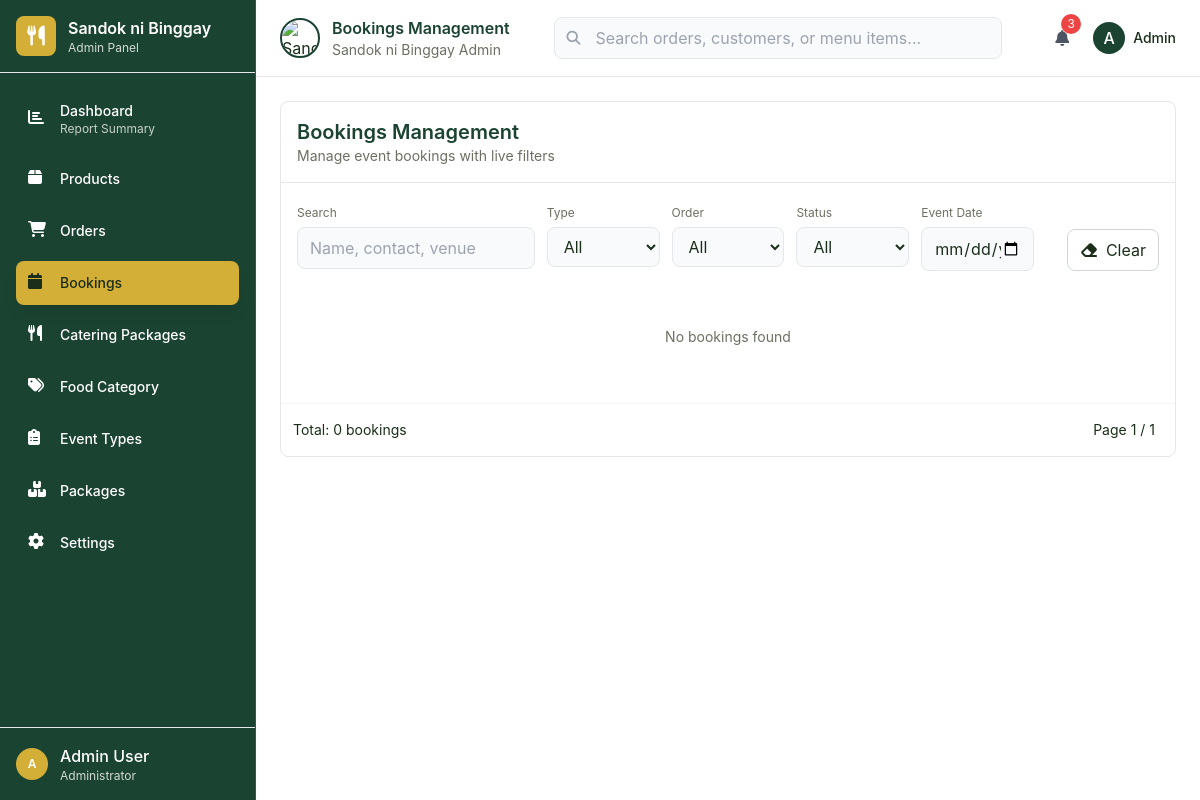
The app's page /admin/admin.php?section=bookings, older data.
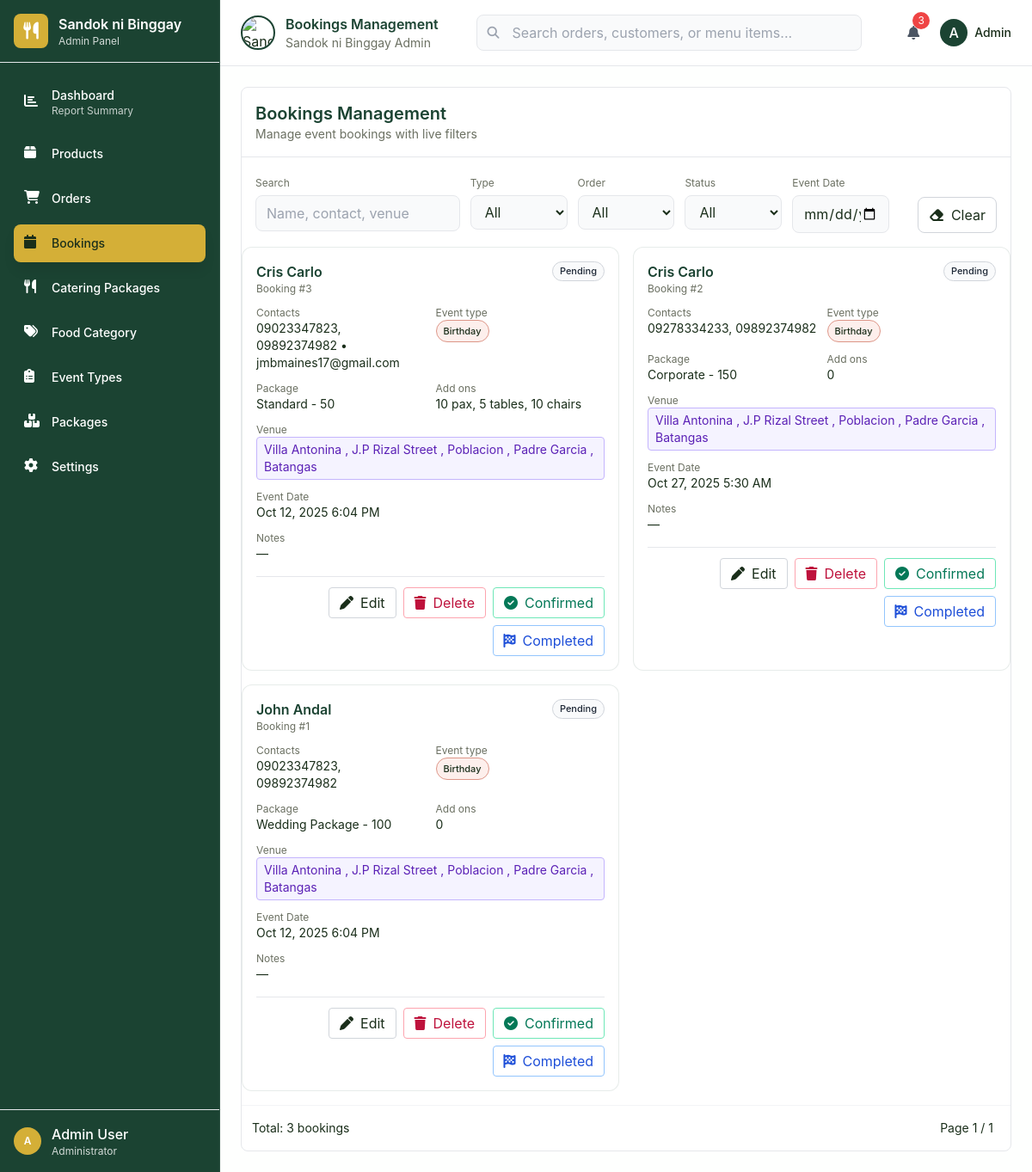
The same page, newer data.
### tables this page shows
CREATE TABLE `eventbookings` (
  `eb_id` int(11) NOT NULL,
  `user_id` int(11) NOT NULL,
  `event_type_id` int(11) NOT NULL,
  `package_id` int(11) NOT NULL,
  `eb_name` varchar(255) NOT NULL,
  `eb_email` varchar(255) NOT NULL,
  `eb_contact` varchar(255) NOT NULL,
  `eb_venue` varchar(255) NOT NULL,
  `eb_date` timestamp NOT NULL DEFAULT current_timestamp() ON UPDATE current_timestamp(),
  `eb_order` varchar(100) NOT NULL,
  `eb_status` varchar(100) NOT NULL,
  `eb_addon_pax` varchar(255) DEFAULT NULL,
  `eb_notes` text DEFAULT NULL,
  `created_at` timestamp NOT NULL DEFAULT current_timestamp()
);

CREATE TABLE `event_types` (
  `event_type_id` int(11) NOT NULL,
  `name` varchar(100) NOT NULL,
  `min_package_pax` enum('50','100','150','200') DEFAULT NULL,
  `max_package_pax` enum('50','100','150','200') DEFAULT NULL,
  `notes` text DEFAULT NULL,
  `created_at` timestamp NOT NULL DEFAULT current_timestamp(),
  `updated_at` timestamp NOT NULL DEFAULT current_timestamp() ON UPDATE current_timestamp()
);

CREATE TABLE `packages` (
  `package_id` int(11) NOT NULL,
  `name` varchar(100) NOT NULL,
  `pax` enum('50','100','150','200') NOT NULL,
  `base_price` decimal(10,2) DEFAULT NULL,
  `is_active` tinyint(1) DEFAULT 1,
  `notes` text DEFAULT NULL,
  `package_image` varchar(255) DEFAULT NULL,
  `created_at` timestamp NOT NULL DEFAULT current_timestamp(),
  `updated_at` timestamp NOT NULL DEFAULT current_timestamp() ON UPDATE current_timestamp()
);

### admin/admin.php (the view, shortened to what the rows shown need)
<!DOCTYPE html>
<html lang="en">
<head>
    <?php
        $db = new database();
    $section = $_GET['section'] ?? '';
    $section = is_string($section) ? strtolower($section) : '';
        function booking_chip_base_classes() {
            return 'inline-flex items-center px-2 py-0.5 rounded-full border text-[11px] font-medium';
        }
        function booking_type_chip_style($value) {
            $n = strtolower(trim((string)$value));
            $seed = (int)(crc32($n) & 0xffff);
            $h = ($seed * 137) % 360;
            $bg = "hsla($h, 85%, 96%, 1)";
            $bd = "hsla($h, 55%, 70%, 1)";
            return "background-color: $bg; border-color: $bd;";
        }
        function booking_status_chip_classes($value) {
            $n = strtolower(trim((string)$value));
            return 'bg-gray-50 border-gray-300 text-gray-800';
        }
    ?>
    <script src="https://cdn.tailwindcss.com"></script>
    <link href="https://cdnjs.cloudflare.com/ajax/libs/font-awesome/6.4.0/css/all.min.css" rel="stylesheet">
</head>
<body class="h-screen overflow-hidden">
    <div class="flex h-full">
        <div class="flex-1 flex flex-col">
            <header class="bg-white border-b border-gray-200 px-6 py-4">
                <div class="flex items-center justify-between">
                    <div class="flex items-center gap-4">
                        <div class="flex items-center gap-3">
                            <div>
                                <h2 id="page-title" class="text-primary font-semibold"><?php
                                    $titleMap = [
                                        'dashboard' => 'Dashboard',
                                        'products' => 'Products Management',
                                        'orders' => 'Orders Management',
                                        'bookings' => 'Bookings Management',
                                        'catering' => 'Catering Packages',
                                        'categories' => 'Food Categories',
                                        'eventtypes' => 'Event Types',
                                        'packages' => 'Packages',
                                        'settings' => 'Settings'
                                    ];
                                    echo $titleMap[$section] ?? 'Dashboard';
                                ?></h2>
                            </div>
                        </div>
                    </div>
                </div>
            </header>
            <main class="flex-1 overflow-y-auto">
                <?php
                $bkPage = max(1, (int)($_GET['bk_page'] ?? 1));
                $bkLimit = 10; $bkOffset = ($bkPage - 1) * $bkLimit; $bkTotal = 0; $bookings = [];
                if ($section === 'bookings') {
                    try {
                        $pdo = $db->opencon();
                        $w = []; $p = [];
                        $where = $w ? ('WHERE ' . implode(' AND ', $w)) : '';
            $sql = "SELECT eb.*, u.user_fn, u.user_ln, u.user_email, u.user_phone, et.name AS eb_type, pk.pax AS eb_package_pax, pk.name AS package_name,
                                (SELECT pay_date FROM payments py WHERE py.user_id=eb.user_id AND py.order_id IS NULL AND py.cp_id IS NULL ORDER BY pay_date DESC, pay_id DESC LIMIT 1) AS last_pay_date,
                                (SELECT pay_method FROM payments py WHERE py.user_id=eb.user_id AND py.order_id IS NULL AND py.cp_id IS NULL ORDER BY pay_date DESC, pay_id DESC LIMIT 1) AS last_pay_method,
                                (SELECT pay_amount FROM payments py WHERE py.user_id=eb.user_id AND py.order_id IS NULL AND py.cp_id IS NULL ORDER BY pay_date DESC, pay_id DESC LIMIT 1) AS last_pay_amount
                                FROM eventbookings eb
                                LEFT JOIN users u ON u.user_id=eb.user_id
                                LEFT JOIN event_types et ON et.event_type_id = eb.event_type_id
                                LEFT JOIN packages pk ON pk.package_id = eb.package_id
                                $where
                                ORDER BY eb.created_at DESC LIMIT $bkLimit OFFSET $bkOffset";
                        $stmt = $pdo->prepare($sql); $stmt->execute($p); $bookings = $stmt->fetchAll(PDO::FETCH_ASSOC);
                    } catch (Throwable $e) { $bookings = []; $bkTotal = 0; }
                }
                ?>
                <div id="bookings-content" class="section-content <?php echo ($section === 'bookings') ? '' : 'hidden '; ?>p-6">
                    <div class="bg-white border rounded-lg">
                        <div class="p-4 border-b">
                            <h2 class="text-xl font-semibold text-primary">Bookings Management</h2>
                        </div>
                        <div id="bookings-list">
                            <div id="bookings-cards" class="grid grid-cols-1 md:grid-cols-2 xl:grid-cols-3 gap-4">
                                <?php if ($bookings): foreach ($bookings as $b): ?>
                                    <?php
                                        $custName = trim((string)($b['eb_name'] ?? ''));
                                        $email = trim((string)($b['eb_email'] ?? ($b['user_email'] ?? '')));
                                        $phone = trim((string)($b['eb_contact'] ?? ($b['user_phone'] ?? '')));
                                        $pkgLabel = '—';
                                        $paxVal = trim((string)($b['eb_package_pax'] ?? ''));
                                        $pkgName = trim((string)($b['package_name'] ?? ''));
                                        if ($pkgName !== '') {
                                            $pkgLabel = $pkgName . ($paxVal!=='' ? (' - ' . $paxVal) : '');
                                        } elseif ($paxVal !== '') {
                                            $pkgLabel = $paxVal;
                                        }
                                        $addons = trim((string)($b['eb_addon_pax'] ?? ''));
                                        $venue = trim((string)($b['eb_venue'] ?? ''));
                                        $evtDate = $b['eb_date'] ? date('M d, Y g:i A', strtotime($b['eb_date'])) : '';
                                        $notes = trim((string)($b['eb_notes'] ?? ''));
                                        $status = trim((string)($b['eb_status'] ?? 'Pending'));
                                        $id = (int)$b['eb_id'];
                                    ?>
                                    <div class="card border rounded-xl p-4 hover:shadow-lg transition group">
                                        <div class="flex items-start justify-between gap-3">
                                            <div>
                                                <div class="text-base font-semibold text-primary"><?= htmlspecialchars($custName) ?></div>
                                                <div class="text-xs text-muted-foreground">Booking #<?= $id ?></div>
                                            </div>
                                            <span class="<?= booking_chip_base_classes().' '.booking_status_chip_classes($status); ?>" data-bk-status><?= htmlspecialchars($status) ?></span>
                                        </div>
                                        <div class="mt-3 grid grid-cols-1 sm:grid-cols-2 gap-3 text-sm">
                                            <div>
                                                <div class="text-xs text-muted-foreground">Contacts</div>
                                                <?php $contactParts = []; if ($phone !== '') { $contactParts[] = $phone; } if ($email !== '') { $contactParts[] = $email; } $contacts = $contactParts ? implode(' • ', $contactParts) : '—'; ?>
                                                <div><?= htmlspecialchars($contacts) ?></div>
                                            </div>
                                            <div>
                                                <div class="text-xs text-muted-foreground">Event type</div>
                                                <?php $etypeSafe = isset($b['eb_type']) ? (string)$b['eb_type'] : ''; ?>
                                                <div><span class="<?= booking_chip_base_classes(); ?>" style="<?= booking_type_chip_style($etypeSafe); ?>"><?= htmlspecialchars($etypeSafe !== '' ? $etypeSafe : '—') ?></span></div>
                                            </div>
                                            <div>
                                                <div class="text-xs text-muted-foreground">Package</div>
                                                <div><?= htmlspecialchars($pkgLabel) ?></div>
                                            </div>
                                            <div>
                                                <div class="text-xs text-muted-foreground">Add ons</div>
                                                <div><?= htmlspecialchars($addons !== '' ? $addons : '—') ?></div>
                                            </div>
                                            <div class="sm:col-span-2">
                                                <div class="text-xs text-muted-foreground">Venue</div>
                                                <div><span class="inline-block px-2 py-1 rounded border bg-violet-50 border-violet-300 text-violet-800" title="<?= htmlspecialchars($venue) ?>"><?= htmlspecialchars($venue) ?></span></div>
                                            </div>
                                            <div>
                                                <div class="text-xs text-muted-foreground">Event Date</div>
                                                <div><?= htmlspecialchars($evtDate) ?></div>
                                            </div>
                                            <div class="sm:col-span-2">
                                                <div class="text-xs text-muted-foreground">Notes</div>
                                                <div class="truncate" title="<?= htmlspecialchars($notes) ?>"><?= htmlspecialchars($notes !== '' ? $notes : '—') ?></div>
                                            </div>
                                        </div>
                                        <div class="mt-4 pt-3 border-t flex flex-wrap items-center justify-end gap-2">
                                            <button class="bk-edit h-9 px-3 rounded border border-gray-300 hover:bg-gray-50" title="Edit" data-bk-id="<?= $id ?>"><i class="fas fa-pen mr-2"></i>Edit</button>
                                            <button class="bk-delete h-9 px-3 rounded border border-rose-300 text-rose-700 hover:bg-rose-50" title="Delete" data-bk-id="<?= $id ?>"><i class="fas fa-trash mr-2"></i>Delete</button>
                                            <button class="bk-confirm h-9 px-3 rounded border border-emerald-300 text-emerald-700 hover:bg-emerald-50" title="Mark Confirmed" data-bk-id="<?= $id ?>"><i class="fa-solid fa-circle-check mr-2"></i>Confirmed</button>
                                            <button class="bk-complete h-9 px-3 rounded border border-blue-300 text-blue-700 hover:bg-blue-50" title="Mark Completed" data-bk-id="<?= $id ?>"><i class="fa-solid fa-flag-checkered mr-2"></i>Completed</button>
                                        </div>
                                    </div>
                                <?php endforeach; else: ?>
                                    <div class="col-span-full text-center text-sm text-muted-foreground py-10">No bookings found</div>
                                <?php endif; ?>
                            </div>
                        </div>
                    </div>
                </div>
            </main>
        </div>
    </div>
</body>
</html>

Row changes from the older to the newer data that the page shows:
added eventbookings: eb_name "Cris Carlo", eb_id "3", eb_status "Pending", contacts "09023347823, 09892374982 • jmbmaines17@gmail.com", event_type.name "Birthday", package.pax "Standard - 50", eb_addon_pax "10 pax, 5 tables, 10 chairs", eb_venue "Villa Antonina , J.P Rizal Street , Poblacion , Padre Garcia , Batangas", eb_date "Oct 12, 2025 6:04 PM", eb_notes "—"
added eventbookings: eb_name "Cris Carlo", eb_id "2", eb_status "Pending", contacts "09278334233, 09892374982", event_type.name "Birthday", package.pax "Corporate - 150", eb_addon_pax "0", eb_venue "Villa Antonina , J.P Rizal Street , Poblacion , Padre Garcia , Batangas", eb_date "Oct 27, 2025 5:30 AM", eb_notes "—"
added eventbookings: eb_name "John Andal", eb_id "1", eb_status "Pending", contacts "09023347823, 09892374982", event_type.name "Birthday", package.pax "Wedding Package - 100", eb_addon_pax "0", eb_venue "Villa Antonina , J.P Rizal Street , Poblacion , Padre Garcia , Batangas", eb_date "Oct 12, 2025 6:04 PM", eb_notes "—"
Text that changed along with them:
$bkTotal: "0" → "3"
text no longer shown: "No bookings found"
